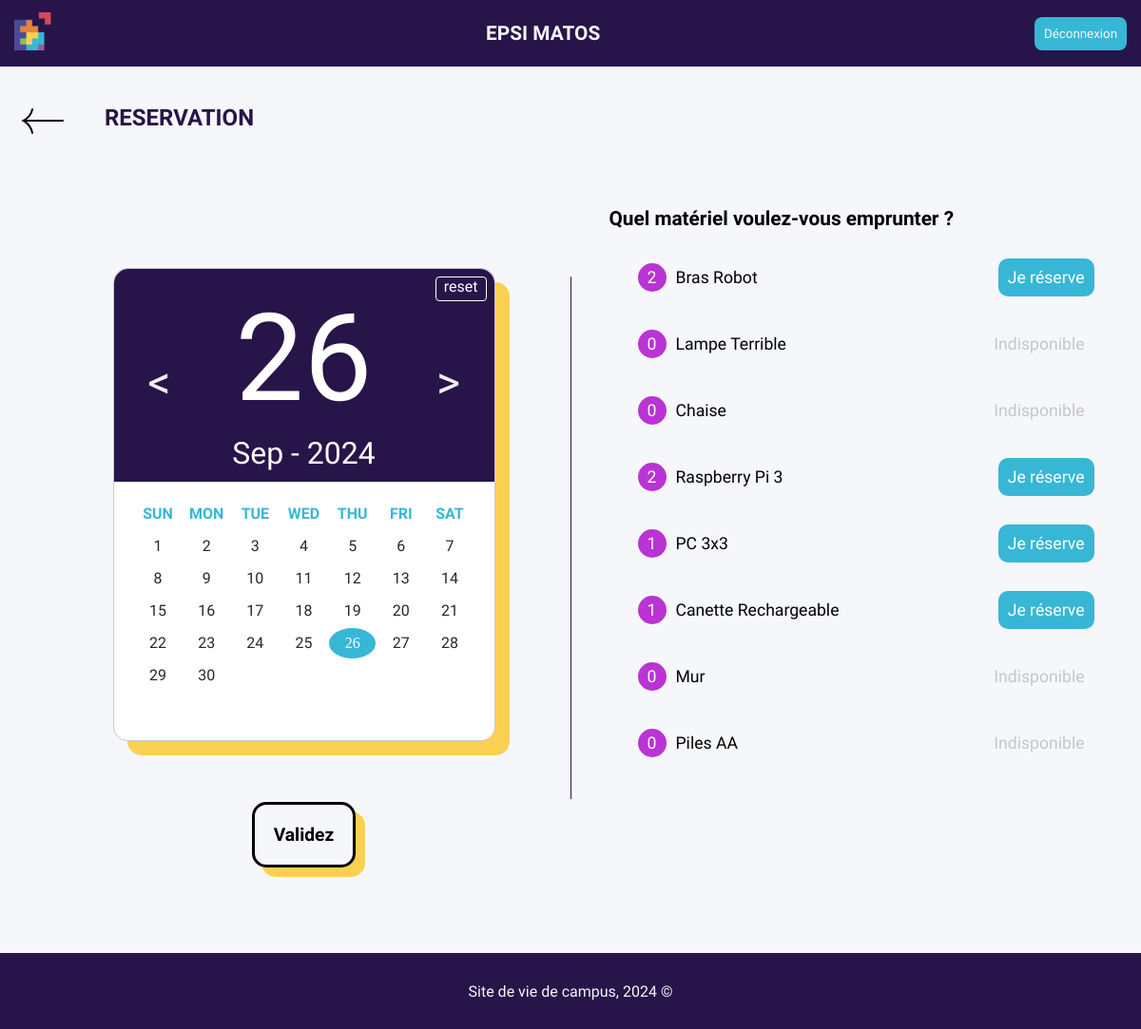
Before: /reservation (signed in) with the older database file.
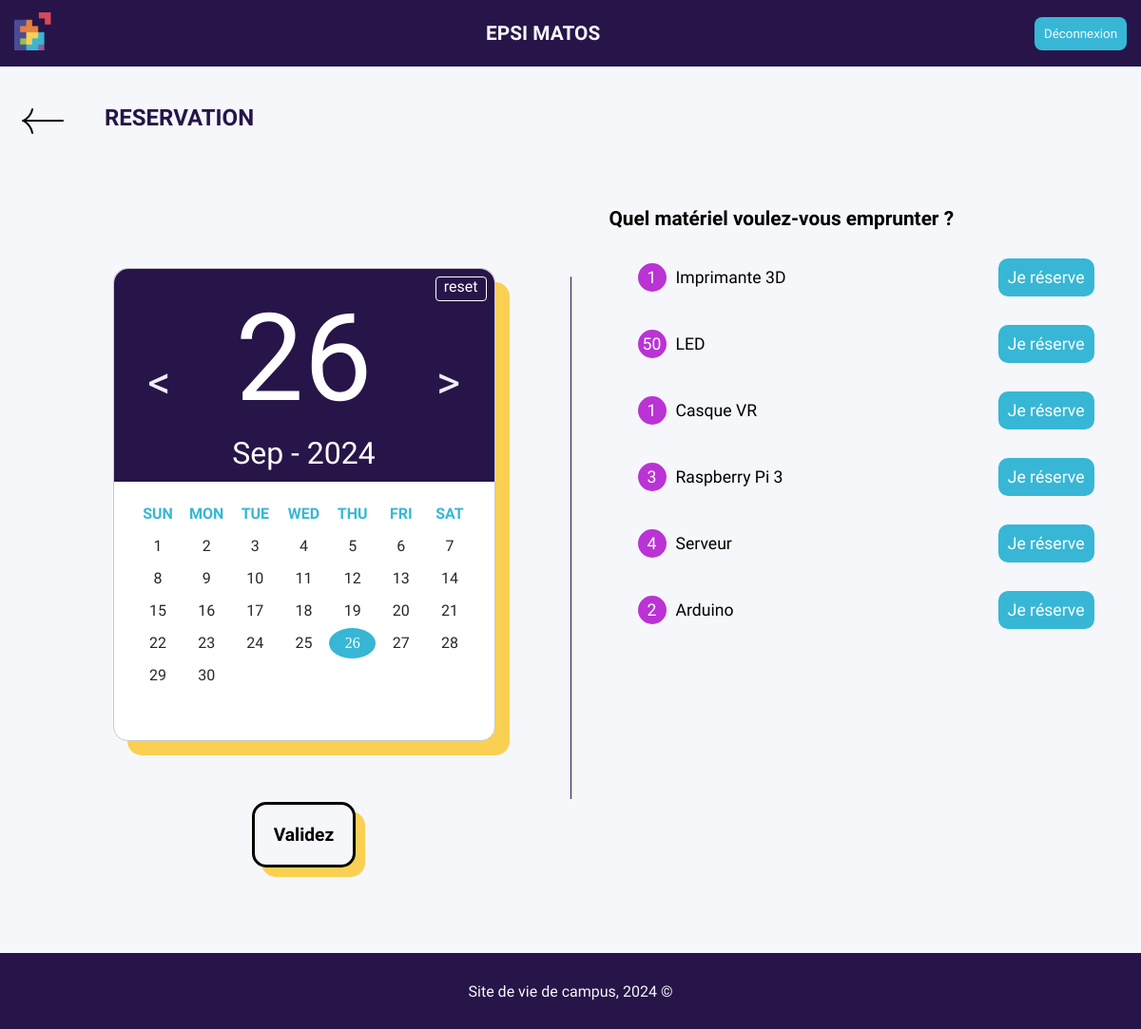
After: the same page with the newer database file.
### tables this page shows
CREATE TABLE materiel(
    id INTEGER PRIMARY KEY AUTOINCREMENT,
    nom TEXT NOT NULL,
    stock INTEGER
);

### controllers/reservation_controller.py (the view)
@reservation_bp.route('/reservation')
def reservation():
    if 'authentifie' in session and session['authentifie']:
        today = datetime.now().strftime('%Y-%m-%d')
        available_materials = get_available_materials(today)
        return render_template('reservation.html', available_materials=available_materials)
    else:
        return redirect('/')

### models/reservation_model.py (called while the page is built)
def get_available_materials(date):
    conn = sqlite3.connect('database/database.db')
    cursor = conn.cursor()
    query = '''
    SELECT m.nom, m.stock - IFNULL(COUNT(r.id_materiel), 0) AS disponible
    FROM materiel m
    LEFT JOIN reservation r ON m.id = r.id_materiel
    AND r.date_emprunt = ?
    GROUP BY m.id
    '''
    cursor.execute(query, (date,))
    available_materials = cursor.fetchall()
    conn.close()
    return available_materials

### templates/reservation.html (shortened to what this page needs)
<!DOCTYPE html>
<html lang="en">
<head>
    <link rel="stylesheet" href="static/css/reservation.css" />
    <link rel="stylesheet" href="static/css/calendrier.css" />
    <link
        rel="stylesheet"
        href="https://cdnjs.cloudflare.com/ajax/libs/font-awesome/6.0.0-beta3/css/all.min.css"
    />
</head>
<body>
    {% include 'header.html' %}
    <div class="title-return">
        <a href="/" class="back-button">&#8592;</a>
        <div class="page-title">RESERVATION</div>
    </div>
    <div class="container">
        <div class="section">
            <div class="elegant-calencar">
                <p id="reset">reset</p>
                <div id="header" class="clearfix">
                    <div class="pre-button"><</div>
                    <div class="head-info">
                        <div class="head-day"></div>
                        <div class="head-month"></div>
                    </div>
                    <div class="next-button">></div>
                </div>
                <table id="calendar">
            <thead>
              <tr>
                <th>Sun</th>
                <th>Mon</th>
                <th>Tue</th>
                <th>Wed</th>
                <th>Thu</th>
                <th>Fri</th>
                <th>Sat</th>
              </tr>
            </thead>
            <tbody>
              <tr>
                <td></td>
                <td></td>
                <td></td>
                <td></td>
                <td></td>
                <td></td>
                <td></td>
              </tr>
              <tr>
                <td></td>
                <td></td>
                <td></td>
                <td></td>
                <td></td>
                <td></td>
                <td></td>
              </tr>
              <tr>
                <td></td>
                <td></td>
                <td></td>
                <td></td>
                <td></td>
                <td></td>
                <td></td>
              </tr>
              <tr>
                <td></td>
                <td></td>
                <td></td>
                <td></td>
                <td></td>
                <td></td>
                <td></td>
              </tr>
              <tr>
                <td></td>
                <td></td>
                <td></td>
                <td></td>
                <td></td>
                <td></td>
                <td></td>
              </tr>
              <tr>
                <td></td>
                <td></td>
                <td></td>
                <td></td>
                <td></td>
                <td></td>
                <td></td>
              </tr>
            </tbody>
          </table>
        </div>
        <button class="custom-container" type="button" onclick="submitReservation()">Validez</button>
      </div>
      <div class="section section-left">
          <h2 class="header-title">Quel matériel voulez-vous emprunter ?</h2>
          <form id="reservation-form" method="POST" action="/confirm_reservation">
              {% include 'material_availability.html' %}
          </form>
      </div>
  </div>
</body>
<footer>
  {% include 'footer.html' %}
</footer>
</html>

### templates/material_availability.html
<div id="material-availability">
  {% for materiel in available_materials %}
  <div class="row">
    <div class="circle">{{ materiel[1] }}</div>
    <div class="row-text">{{ materiel[0] }}</div>
    {% if materiel[1] > 0 %}
    <button type="button" onclick="selectMaterial('{{ materiel[0] }}', this)">Je réserve</button>
    {% else %}
    <button disabled class="button_unavailable">Indisponible</button>
    {% endif %}
  </div>
  {% endfor %}
</div>

Changed rows visible on the page:
removed materiel: materiel "0", nom "Mur", shows "Indisponible"
removed materiel: materiel "0", nom "Piles AA", shows "Indisponible"
changed materiel: materiel "2" → "1"; nom "Bras Robot" → "Imprimante 3D"
changed materiel: stock "0" → "50"; nom "Lampe Terrible" → "LED"; now shows "Je réserve"; no longer shows "Indisponible"
changed materiel: stock "0" → "1"; nom "Chaise" → "Casque VR"; now shows "Je réserve"; no longer shows "Indisponible"
computed for materiel "Raspberry Pi 3": stock "2" → "3"
changed materiel: stock "1" → "4"; nom "PC 3x3" → "Serveur"
changed materiel: stock "1" → "2"; nom "Canette Rechargeable" → "Arduino"
